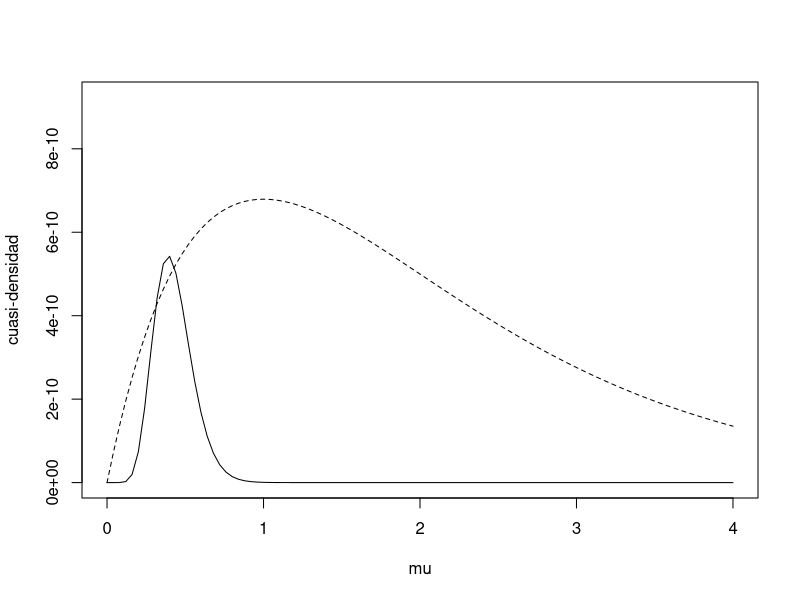
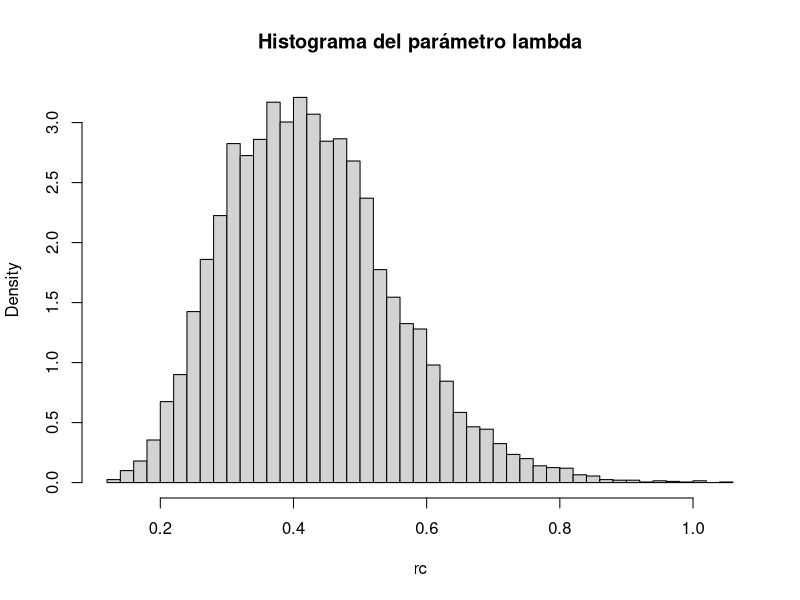

Write the R code that produced these figures, in order.
## ---- chunk 1
set.seed(12345)

# Definimos la función a integrar
f <- Vectorize(function(x)
  exp(-x ^ 2) / (1 + x ^ 2))

# Calculamos el valor exacto de la integral
int_exacta <- integrate(f, 0, 1)$value

# Tamaño de la muestra
n <- 10 ^ 6

# Generamos una m.a.s de U[0, 1]
U <- runif(n)

# Calculamos los valores de la función en los valores generados
Y <- f(U)

# Calculamos la aproximación de la integral mediante Monte Carlo
int_aprox <- mean(Y)

# Calculamos el error absoluto entre el valor aproximado y el valor exacto de la integral
error_1 <- abs(int_aprox - int_exacta)

error_1
## ---- chunk 2
lambda <- 1

f_L <- function(L){
  
  return(lambda * exp(-lambda * L))
  
}
## ---- chunk 3
set.seed(54321)

# Número de muestras
n <- 10 ^ 4

# Generamos las muestras de la distribución auxiliar g(L) ~ N(3, 4)
g_L <- rnorm(n, mean = 3, sd = 2)

# Filtramos para asegurarnos de que las muestras sean positivas
g_L <- g_L[g_L > 0]

# Definimos una función que calcula el valor correspondiente para cada L
h <- Vectorize(function(L)
  (L * f_L(L)) / (dnorm(L, mean = 3, sd = 2)))

# Calculamos los valores de la función en los valores de la muestra
Y <- h(g_L)

# Calculamos la estimación del valor esperado
estimacion <- mean(Y)

# Calculamos el valor esperado exacto
valor_esperado <- 1 / lambda

# Calculamos el error absoluto entre la estimación y el valor esperado
error_2 <- abs(estimacion - valor_esperado)

# Guardamos lo obtenido en una matriz
A <- matrix(c(estimacion, valor_esperado, error_2), ncol = 3)
colnames(A) <- c("Estimación", "Valor real", "Error absoluto")

A
## ---- chunk 4
muestra <- c(2.72, 1.93, 1.76, 0.49, 6.12, 0.43, 4.01, 1.71, 2.01, 5.96)
## ---- chunk 5
lik <- Vectorize(function(lambda)
  prod(dexp(muestra, rate = lambda)))
## ---- chunk 6
# Se maximiza la función
emv <- optimize(lik , int = range(muestra), maximum = TRUE)

# Se extrae la constante c
c <- emv$objective
## ---- chunk 7
f.cuasi <- function(lambda)
  lik(lambda) * dgamma(lambda, shape = 2, scale = 1)
curve(
  c * dgamma(x, shape = 2, scale = 1),
  xlim = c(0, 4),
  ylim = c(0, c / 2),
  lty = 2,
  xlab = "mu",
  ylab = "cuasi-densidad"
)
curve(f.cuasi, add = TRUE)
## ---- chunk 8
# Cantidad de simulaciones
nsim <- 10 ^ 4

# Muestras correspondientes
U <- runif(nsim)
rc <- rgamma(nsim, shape = 2, scale = 1)

# Núumero de generaciones inicial
ngen <- length(rc)

# Verosimilitud de la muestra de gamma
Ver <- lik(rc)

# Ciclo para realizar las simulaciones requieridas
for (i in 1:nsim) {
  # Ciclo para el algoritmo de aceptación-rechazo
  while ((U[i] * c) > (Ver[i])) {
    U[i] <- runif(1)
    rc[i] <- rgamma(1, shape = 2, scale = 1)
    Ver[i] <- lik(rc[i])
    ngen <- ngen + 1
  }
}
## ---- chunk 9
cat("Lambda estimado = ", mean(rc))
## ---- chunk 10
hist(rc,
     freq = FALSE,
     main = "Histograma del parámetro lambda",
     breaks = "FD")
## ---- chunk 11
{
  cat("Número de generaciones = ", ngen)
  cat("\nNúmero medio de generaciones = ", ngen / nsim)
  cat("\nProporción de rechazos = ", 1 - (nsim / ngen), "\n")
}
## ---- chunk 12
quantile(rc, c(0.005, 0.995))
